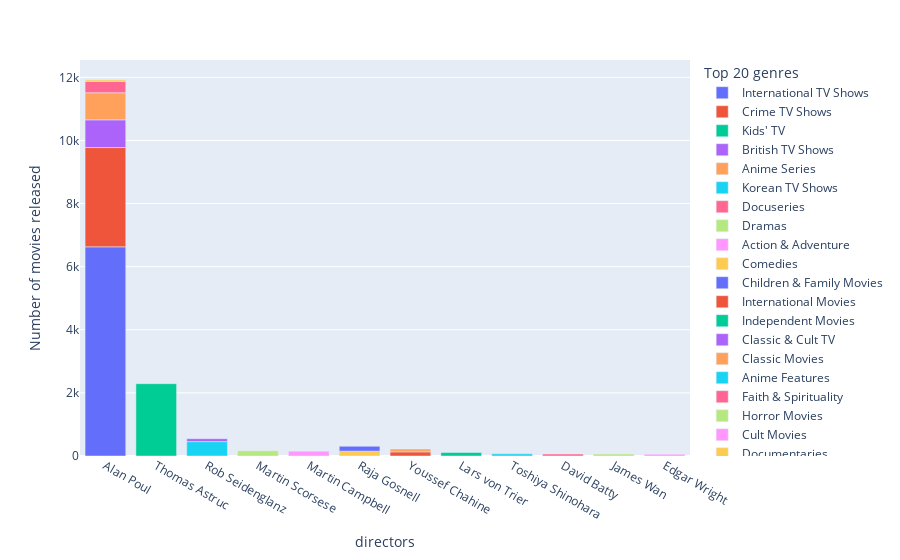

Write notebook code for a chart like this one.
### Code cell
fig = px.bar(top_directors, x="director", y="count", color='listed_in',
              title='')
fig.update_layout(xaxis_title="directors",
                  yaxis_title="Number of movies released",
                  legend_title='Top 20 genres')

### Figure 1 — Plotly figure (JSON) as saved in the notebook; plotly's stock layout.template omitted (floating-point values rounded to 4 significant figures)
{"data": [{"alignmentgroup": "True", "hovertemplate": "listed_in=International TV Shows<br>director=%{x}<br>count=%{y}<extra></extra>", "legendgroup": "International TV Shows", "marker": {"color": "#636efa", "pattern": {"shape": ""}}, "name": "International TV Shows", "offsetgroup": "International TV Shows", "orientation": "v", "showlegend": true, "textposition": "auto", "type": "bar", "x": ["Alan Poul"], "xaxis": "x", "y": [6629], "yaxis": "y"}, {"alignmentgroup": "True", "hovertemplate": "listed_in=Crime TV Shows<br>director=%{x}<br>count=%{y}<extra></extra>", "legendgroup": "Crime TV Shows", "marker": {"color": "#EF553B", "pattern": {"shape": ""}}, "name": "Crime TV Shows", "offsetgroup": "Crime TV Shows", "orientation": "v", "showlegend": true, "textposition": "auto", "type": "bar", "x": ["Alan Poul"], "xaxis": "x", "y": [3146], "yaxis": "y"}, {"alignmentgroup": "True", "hovertemplate": "listed_in=Kids' TV<br>director=%{x}<br>count=%{y}<extra></extra>", "legendgroup": "Kids' TV", "marker": {"color": "#00cc96", "pattern": {"shape": ""}}, "name": "Kids' TV", "offsetgroup": "Kids' TV", "orientation": "v", "showlegend": true, "textposition": "auto", "type": "bar", "x": ["Thomas Astruc"], "xaxis": "x", "y": [2292], "yaxis": "y"}, {"alignmentgroup": "True", "hovertemplate": "listed_in=British TV Shows<br>director=%{x}<br>count=%{y}<extra></extra>", "legendgroup": "British TV Shows", "marker": {"color": "#ab63fa", "pattern": {"shape": ""}}, "name": "British TV Shows", "offsetgroup": "British TV Shows", "orientation": "v", "showlegend": true, "textposition": "auto", "type": "bar", "x": ["Alan Poul"], "xaxis": "x", "y": [878], "yaxis": "y"}, {"alignmentgroup": "True", "hovertemplate": "listed_in=Anime Series<br>director=%{x}<br>count=%{y}<extra></extra>", "legendgroup": "Anime Series", "marker": {"color": "#FFA15A", "pattern": {"shape": ""}}, "name": "Anime Series", "offsetgroup": "Anime Series", "orientation": "v", "showlegend": true, "textposition": "auto", "type": "bar", "x": ["Alan Poul"], "xaxis": "x", "y": [859], "yaxis": "y"}, {"alignmentgroup": "True", "hovertemplate": "listed_in=Korean TV Shows<br>director=%{x}<br>count=%{y}<extra></extra>", "legendgroup": "Korean TV Shows", "marker": {"color": "#19d3f3", "pattern": {"shape": ""}}, "name": "Korean TV Shows", "offsetgroup": "Korean TV Shows", "orientation": "v", "showlegend": true, "textposition": "auto", "type": "bar", "x": ["Rob Seidenglanz"], "xaxis": "x", "y": [456], "yaxis": "y"}, {"alignmentgroup": "True", "hovertemplate": "listed_in=Docuseries<br>director=%{x}<br>count=%{y}<extra></extra>", "legendgroup": "Docuseries", "marker": {"color": "#FF6692", "pattern": {"shape": ""}}, "name": "Docuseries", "offsetgroup": "Docuseries", "orientation": "v", "showlegend": true, "textposition": "auto", "type": "bar", "x": ["Alan Poul"], "xaxis": "x", "y": [361], "yaxis": "y"}, {"alignmentgroup": "True", "hovertemplate": "listed_in=Dramas<br>director=%{x}<br>count=%{y}<extra></extra>", "legendgroup": "Dramas", "marker": {"color": "#B6E880", "pattern": {"shape": ""}}, "name": "Dramas", "offsetgroup": "Dramas", "orientation": "v", "showlegend": true, "textposition": "auto", "type": "bar", "x": ["Martin Scorsese"], "xaxis": "x", "y": [163], "yaxis": "y"}, {"alignmentgroup": "True", "hovertemplate": "listed_in=Action & Adventure<br>director=%{x}<br>count=%{y}<extra></extra>", "legendgroup": "Action & Adventure", "marker": {"color": "#FF97FF", "pattern": {"shape": ""}}, "name": "Action & Adventure", "offsetgroup": "Action & Adventure", "orientation": "v", "showlegend": true, "textposition": "auto", "type": "bar", "x": ["Martin Campbell"], "xaxis": "x", "y": [154], "yaxis": "y"}, {"alignmentgroup": "True", "hovertemplate": "listed_in=Comedies<br>director=%{x}<br>count=%{y}<extra></extra>", "legendgroup": "Comedies", "marker": {"color": "#FECB52", "pattern": {"shape": ""}}, "name": "Comedies", "offsetgroup": "Comedies", "orientation": "v", "showlegend": true, "textposition": "auto", "type": "bar", "x": ["Raja Gosnell"], "xaxis": "x", "y": [154], "yaxis": "y"}, {"alignmentgroup": "True", "hovertemplate": "listed_in=Children & Family Movies<br>director=%{x}<br>count=%{y}<extra></extra>", "legendgroup": "Children & Family Movies", "marker": {"color": "#636efa", "pattern": {"shape": ""}}, "name": "Children & Family Movies", "offsetgroup": "Children & Family Movies", "orientation": "v", "showlegend": true, "textposition": "auto", "type": "bar", "x": ["Raja Gosnell"], "xaxis": "x", "y": [154], "yaxis": "y"}, {"alignmentgroup": "True", "hovertemplate": "listed_in=International Movies<br>director=%{x}<br>count=%{y}<extra></extra>", "legendgroup": "International Movies", "marker": {"color": "#EF553B", "pattern": {"shape": ""}}, "name": "International Movies", "offsetgroup": "International Movies", "orientation": "v", "showlegend": true, "textposition": "auto", "type": "bar", "x": ["Youssef Chahine"], "xaxis": "x", "y": [132], "yaxis": "y"}, {"alignmentgroup": "True", "hovertemplate": "listed_in=Independent Movies<br>director=%{x}<br>count=%{y}<extra></extra>", "legendgroup": "Independent Movies", "marker": {"color": "#00cc96", "pattern": {"shape": ""}}, "name": "Independent Movies", "offsetgroup": "Independent Movies", "orientation": "v", "showlegend": true, "textposition": "auto", "type": "bar", "x": ["Lars von Trier"], "xaxis": "x", "y": [112], "yaxis": "y"}, {"alignmentgroup": "True", "hovertemplate": "listed_in=Classic & Cult TV<br>director=%{x}<br>count=%{y}<extra></extra>", "legendgroup": "Classic & Cult TV", "marker": {"color": "#ab63fa", "pattern": {"shape": ""}}, "name": "Classic & Cult TV", "offsetgroup": "Classic & Cult TV", "orientation": "v", "showlegend": true, "textposition": "auto", "type": "bar", "x": ["Rob Seidenglanz"], "xaxis": "x", "y": [93], "yaxis": "y"}, {"alignmentgroup": "True", "hovertemplate": "listed_in=Classic Movies<br>director=%{x}<br>count=%{y}<extra></extra>", "legendgroup": "Classic Movies", "marker": {"color": "#FFA15A", "pattern": {"shape": ""}}, "name": "Classic Movies", "offsetgroup": "Classic Movies", "orientation": "v", "showlegend": true, "textposition": "auto", "type": "bar", "x": ["Youssef Chahine"], "xaxis": "x", "y": [89], "yaxis": "y"}, {"alignmentgroup": "True", "hovertemplate": "listed_in=Anime Features<br>director=%{x}<br>count=%{y}<extra></extra>", "legendgroup": "Anime Features", "marker": {"color": "#19d3f3", "pattern": {"shape": ""}}, "name": "Anime Features", "offsetgroup": "Anime Features", "orientation": "v", "showlegend": true, "textposition": "auto", "type": "bar", "x": ["Toshiya Shinohara"], "xaxis": "x", "y": [68], "yaxis": "y"}, {"alignmentgroup": "True", "hovertemplate": "listed_in=Faith & Spirituality<br>director=%{x}<br>count=%{y}<extra></extra>", "legendgroup": "Faith & Spirituality", "marker": {"color": "#FF6692", "pattern": {"shape": ""}}, "name": "Faith & Spirituality", "offsetgroup": "Faith & Spirituality", "orientation": "v", "showlegend": true, "textposition": "auto", "type": "bar", "x": ["David Batty"], "xaxis": "x", "y": [63], "yaxis": "y"}, {"alignmentgroup": "True", "hovertemplate": "listed_in=Horror Movies<br>director=%{x}<br>count=%{y}<extra></extra>", "legendgroup": "Horror Movies", "marker": {"color": "#B6E880", "pattern": {"shape": ""}}, "name": "Horror Movies", "offsetgroup": "Horror Movies", "orientation": "v", "showlegend": true, "textposition": "auto", "type": "bar", "x": ["James Wan"], "xaxis": "x", "y": [61], "yaxis": "y"}, {"alignmentgroup": "True", "hovertemplate": "listed_in=Cult Movies<br>director=%{x}<br>count=%{y}<extra></extra>", "legendgroup": "Cult Movies", "marker": {"color": "#FF97FF", "pattern": {"shape": ""}}, "name": "Cult Movies", "offsetgroup": "Cult Movies", "orientation": "v", "showlegend": true, "textposition": "auto", "type": "bar", "x": ["Edgar Wright"], "xaxis": "x", "y": [56], "yaxis": "y"}, {"alignmentgroup": "True", "hovertemplate": "listed_in=Documentaries<br>director=%{x}<br>count=%{y}<extra></extra>", "legendgroup": "Documentaries", "marker": {"color": "#FECB52", "pattern": {"shape": ""}}, "name": "Documentaries", "offsetgroup": "Documentaries", "orientation": "v", "showlegend": true, "textposition": "auto", "type": "bar", "x": ["Alan Poul"], "xaxis": "x", "y": [49], "yaxis": "y"}], "layout": {"barmode": "relative", "legend": {"title": {"text": "Top 20 genres"}, "tracegroupgap": 0}, "margin": {"t": 60}, "xaxis": {"anchor": "y", "domain": [0, 1], "title": {"text": "directors"}}, "yaxis": {"anchor": "x", "domain": [0, 1], "title": {"text": "Number of movies released"}}}}
